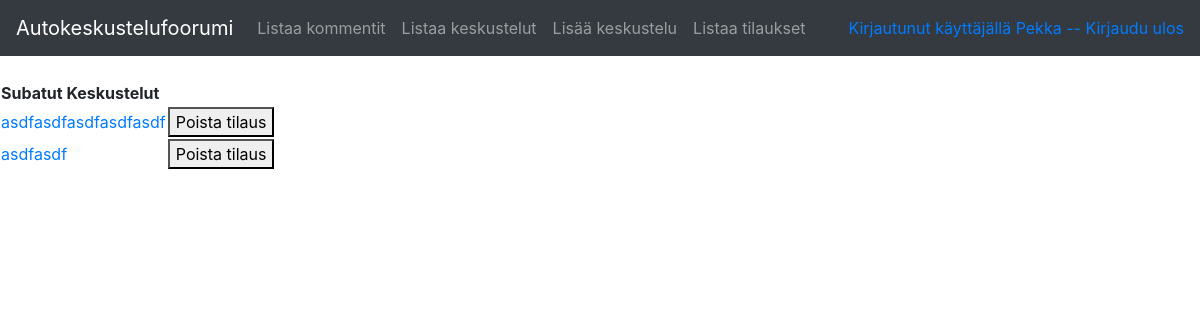
The page /conversations/subscriptions (signed in) on the database as committed earlier.
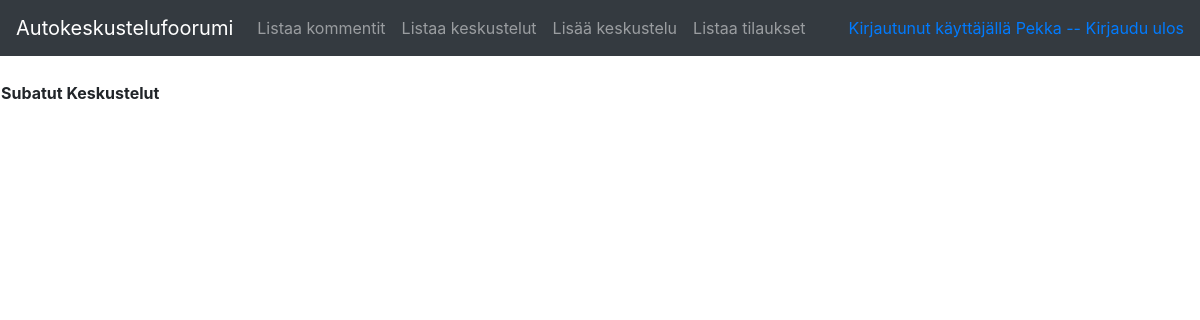
The same page on the database as committed later.
### application/conversations/models.py (models this page shows, shortened)
class Subs(Base):
  conversation_id=db.Column(db.Integer, db.ForeignKey('conversation.id'))
  account_id=db.Column(db.Integer, db.ForeignKey('account.id'))

class Conversation(Base):
    __tablename__ = "conversation"
    name = db.Column(db.String(144), nullable=False)
    @staticmethod
    def find_subscriptions(accid=0):
      stmt = text("SELECT Conversation.id, Conversation.name, Subs.conversation_id FROM Conversation LEFT JOIN Subs ON Subs.conversation_id=Conversation.id WHERE Subs.account_id=:accid").params(accid=accid)
      res = db.engine.execute(stmt)
      response = []
      for row in res:
        response.append({"id":row[0], "name":row[1], "conversation_id":row[2]})
      return response

### application/conversations/views.py (the view)
@app.route("/conversations/subscriptions", methods=["GET"])
@login_required
def conversations_subscriptions():
    c = current_user.id
    conversations=Conversation.find_subscriptions(accid=c)
    return render_template("conversations/subs.html", conversations=conversations)

### application/__init__.py (called while the page is built)
@login_manager.user_loader
def load_user(user_id):
    return User.query.get(user_id)

### application/templates/conversations/subs.html (shortened to what this page needs)
{% extends "layout.html" %}
{% block body %}
  <table>
    <tr>
      <th>Subatut Keskustelut</th>
      <th></th>
    </tr>
    {% for conversation in conversations %}
    <tr>
      <td><a href="{{ url_for('conversation_view', conversation_id = conversation.id) }}"> {{ conversation.name }} </a></td>
      <td colspan="2"><form method = "POST" action="{{ url_for('subscription_delete', conversation_id = conversation.id) }}"><Button type="submit">Poista tilaus</Button></form></td>
      <td></td>
    </tr>
    {% endfor %}
  </table>
{% endblock %}

Rows that differ between the two databases and show on the page:
removed Subs: name "asdfasdfasdfasdfasdf"
removed Subs: name "asdfasdf"
